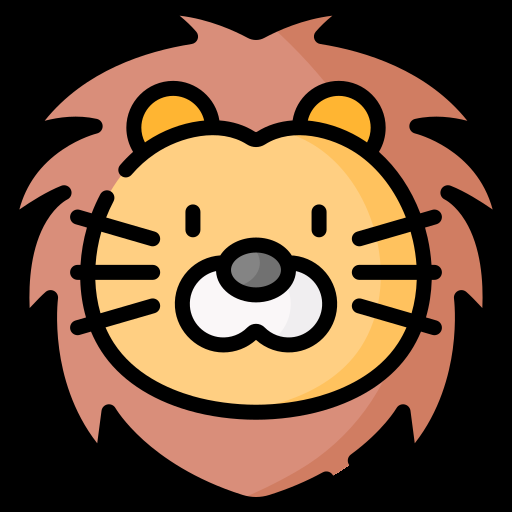
#> input picture Image Processing/Assignment 28/Filters/input/image_lion.png, 512 x 512 px, found by its file name; the run also reads 1 picture not shown here
$ python filter.py
#> lines starting #> are read from the running program, lines starting #| are printed output that depends on the picture
# import Libraries
import cv2


# Load images
face_sticker = cv2.imread("input\image_lion.png")
#> face_sticker is the input picture: shape (512, 512, 3); mean B, G, R 58.7, 81.4, 111.3
lips_sticker = cv2.imread("input\image_lips.png")
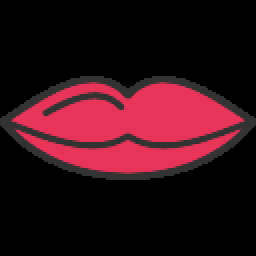
#> input picture Image Processing/Assignment 28/Filters/input/image_lips.png, 128 x 128 px, found by its file name (shown 2 times larger)
#> lips_sticker is the input picture: shape (128, 128, 3); mean B, G, R 22.5, 15.2, 51
sunglasses_sticker = cv2.imread("input\image_sunglasses.png")

# Load Models
face_detect = cv2.CascadeClassifier(cv2.data.haarcascades + 'haarcascade_frontalface_default.xml')
lips_detect = cv2.CascadeClassifier(cv2.data.haarcascades + 'haarcascade_smile.xml')
eye_detect_right = cv2.CascadeClassifier(cv2.data.haarcascades+'haarcascade_righteye_2splits.xml')
eye_detect_left = cv2.CascadeClassifier(cv2.data.haarcascades+'haarcascade_lefteye_2splits.xml')

# connect to webcam
cap = cv2.VideoCapture(0)

# ***
_ , frame =cap.read()
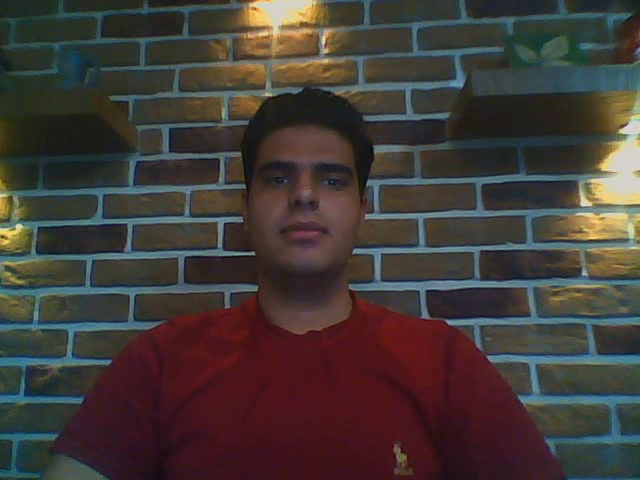
#> input picture frame 13 of Image Processing/Assignment 28/Filters/output.avi, 640 x 480 px, given in place of the camera
#> frame is the input picture: shape (480, 640, 3); mean B, G, R 55.8, 59, 66.5
t1=frame.shape[0]
#> t1 = 480
t2=frame.shape[1]
#> t2 = 640
out=cv2.VideoWriter("output.avi",cv2.VideoWriter_fourcc(*'XVID'),30,(t2,t1))
# ***

# Filters active
face_sticker_active = False
eyes_lips_sticker_active = False
blur_face_active = False
mirror_frame_active = False

# Start work with frames
while True:
    _, frame = cap.read()
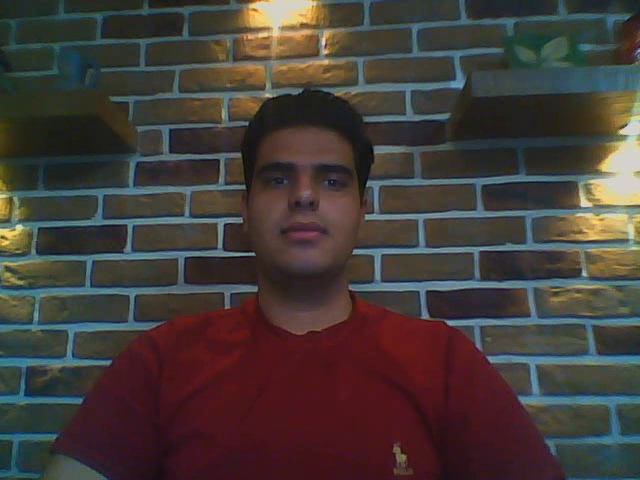
#> input picture frame 14 of Image Processing/Assignment 28/Filters/output.avi, 640 x 480 px, given in place of the camera
#> frame is the input picture: shape (480, 640, 3); mean B, G, R 57.3, 60.3, 68.3
    if not _:
        break

    # convert frame to gray
    gray = cv2.cvtColor(frame, cv2.COLOR_BGR2GRAY)
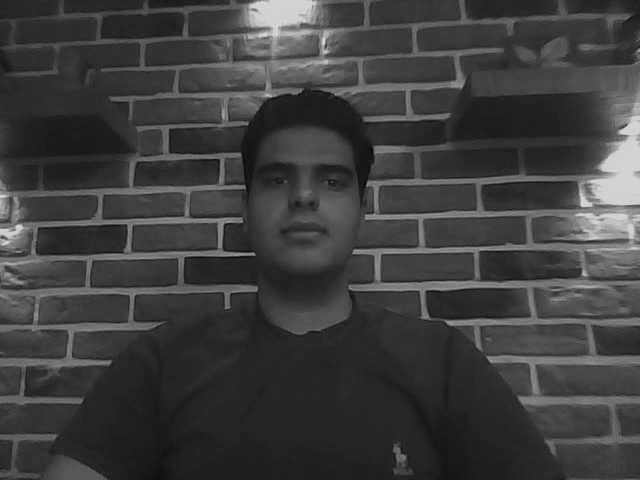
#> gray: shape (480, 640); min 4, max 219, mean 62.3

    # Face active
    if face_sticker_active:
        faces = face_detect.detectMultiScale(gray, scaleFactor=1.3, minNeighbors=5, minSize=(30, 30))
        for (x, y, w, h) in faces:
            resized_sticker = cv2.resize(face_sticker, (w, h))

            for i in range(resized_sticker.shape[0]):
                for j in range(resized_sticker.shape[1]):
                    if all(resized_sticker[i, j] != 0):
                        frame[y + i, x + j] = resized_sticker[i, j]


    # eyes lips active
    if eyes_lips_sticker_active:
        #lips
        lips = lips_detect.detectMultiScale(gray, 1.05,190,minSize=[30,30],maxSize=[80,80])
        for lip in lips:
            x,y,w,h=lip
            lips_resized=cv2.resize(lips_sticker,[w,h],interpolation=cv2.INTER_CUBIC)
            for i in range(lips_resized.shape[0]):
                for j in range(lips_resized.shape[1]):
                    if all(lips_resized[i, j] != 0):
                        frame[y + i, x + j] = lips_resized[i, j]


        #eyes
        eye_left =eye_detect_left.detectMultiScale(gray, 1.3,15,minSize=[30,30],maxSize=[80,80])
        eye_right =eye_detect_right.detectMultiScale(gray, 1.3,15,minSize=[30,30],maxSize=[80,80])

        for e_left in eye_left:
            x,y,w,h=e_left
            cv2.rectangle(frame,(x,y),(x+w,y+h),(0,255,0),-1)

        for e_right in eye_right:
            x,y,w,h=e_right
            cv2.rectangle(frame,(x,y),(x+w,y+h),(0,255,0),-1)

    # Blur face
    if blur_face_active:
        faces=face_detect.detectMultiScale(gray,1.3)
        for face in faces:
            x,y,w,h = face
            my_face=frame[y:y+h,x:x+w]
            face_resized_small=cv2.resize(my_face,[10,10])
            face_resized_big=cv2.resize(face_resized_small,[w,h],interpolation=cv2.INTER_NEAREST)
            frame[y:y+h,x:x+w]=face_resized_big

    # Mirror
    if mirror_frame_active:
        mirror_1=cv2.flip(frame,1)
        mirror_2=cv2.flip(mirror_1,1)
        frame = cv2.hconcat([mirror_1,mirror_2])

    # show frame
    cv2.imshow("Webcam", frame)
    out.write(frame)

    key = cv2.waitKey(1) & 0xFF
#> (key q is pressed here)

    # Check the keyboard entries
    if key == ord('1'):
        mirror_frame_active = False
        blur_face_active = False
        eyes_lips_sticker_active =False
        face_sticker_active = True
    elif key == ord('2'):
        mirror_frame_active = False
        blur_face_active = False
        face_sticker_active = False
        eyes_lips_sticker_active = True
    elif key == ord('3'):
        mirror_frame_active = False
        face_sticker_active = False
        eyes_lips_sticker_active = False
        blur_face_active = True
    elif key == ord('4'):
        face_sticker_active = False
        eyes_lips_sticker_active = False
        blur_face_active = False
        mirror_frame_active = True
    elif key == ord('q'):
        break

# Release of resources
out.release()
cap.release()
cv2.destroyAllWindows()
